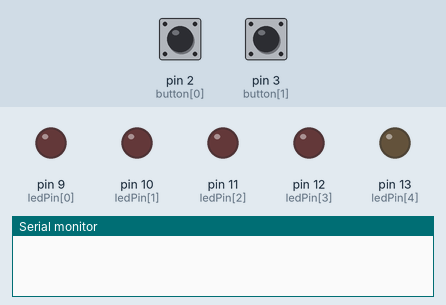
This sketch was run on a simulated Arduino Nano, built with avr-gcc and run on an emulated ATmega328P. Shown: output pins drawn as LEDs (lit = HIGH), the last lines printed to the serial monitor. Dashed ring = blinking. The inputs (shaded band) are chosen by the test bench; at power-on: pin 2 (button[0]) HIGH, pin 3 (button[1]) HIGH.

Above: at 1.2 s.
1.3 s: pin 2 (button[0]) pulled LOW for 1 s
At 3.3 s:
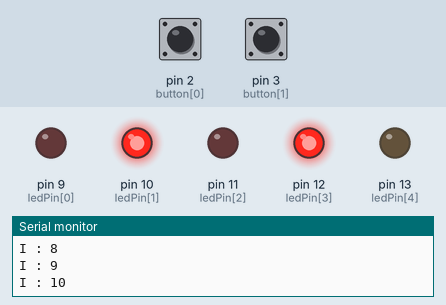
4.3 s: pin 3 (button[1]) pulled LOW for 0.15 s
At 4.9 s:
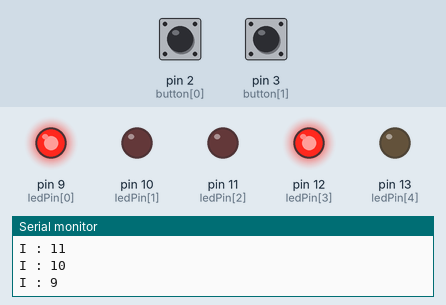
5.9 s: pin 3 (button[1]) pulled LOW for 1 s
At 7.8 s:
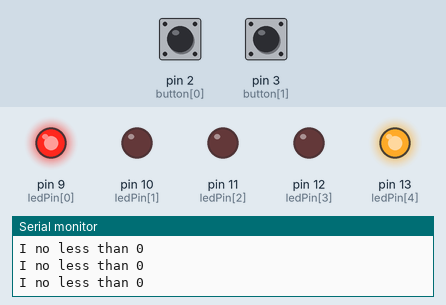
8.9 s: pin 2 (button[0]) pulled LOW for 3.2 s
At 10.8 s:
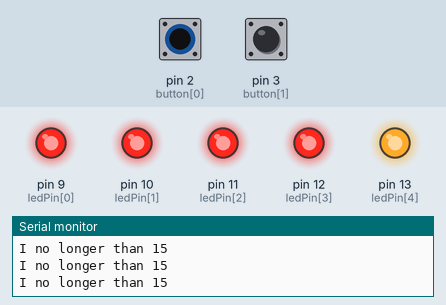
13.6 s: pin 3 (button[1]) pulled LOW for 3.2 s
At 13.75 s:
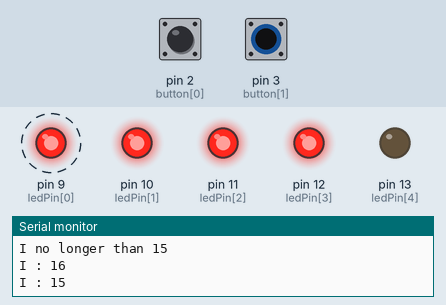
18.3 s: pin 3 (button[1]) pulled LOW for 0.15 s
At 19.1 s:
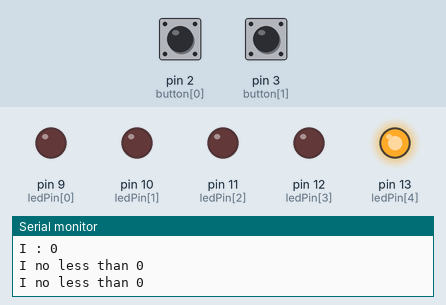
Timing chart, 0 to 20.9 s (numbered marks = the images above; inputs shaded):
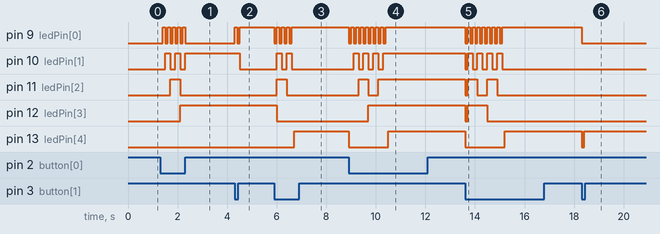

The sketch:

binary_digi2digi.ino
```cpp
 const int ledPin[5] = {9,10,11,12,13};
 const int button[2] = {2,3};
 int i=0;
void setup() {
  Serial.begin(9600);
  for(int i= 0;i<2;i++){
    pinMode(button[i], INPUT);
  }
  for(int i=0;i<5;i++){
    pinMode(ledPin[i], OUTPUT);
  }
}

void loop() {
  int button1;
  int button2;
  int decimal;


  button1 = digitalRead(button[0]);
  button2 = digitalRead(button[1]);
  while(button1 == 0 &&i<=15){
      decimal = i;
      button1 = digitalRead(button[0]);

      Serial.print("I : ");
      Serial.println(i);

      for(int j = 0;j<4;j++){
        led_blink_binary(decimal >> j & 1,ledPin[j]);
      }

      digitalWrite(ledPin[4], LOW);
      i++;
      delay(100);
    while(i >15 && button1 ==0 ){

      button1 = digitalRead(button[0]);
      Serial.println("I no longer than 15");

      digitalWrite(ledPin[4], HIGH);


      delay(100);

    }

  }
  while(button2 == 0 && i >=0){
      decimal = i;
      button2 = digitalRead(button[1]);

      Serial.print("I : ");
      Serial.println(i);

      for(int j = 0;j<4;j++){
        led_blink_binary(decimal >> j & 1,ledPin[j]);
      }
      digitalWrite(ledPin[4], LOW);
      i--;
      delay(100);
      while(i <= 0 && button2 ==0 ){

        button2 = digitalRead(button[1]);
        Serial.println("I no less than 0");

        digitalWrite(ledPin[4], HIGH);
        delay(100);

      }
  }
}

void led_blink_binary(int n,int pin){
  if(n == 1){
    digitalWrite(pin, HIGH);
  }else{
    digitalWrite(pin, LOW);
  }
}
```

Measured:
- after the input at 1.3 s, pin 9 (ledPin[0]): alternates HIGH for 0.10 s and LOW for 0.10 s, 10 changes in all, then stays LOW, starting after 0.10 s; pin 10 (ledPin[1]): alternates HIGH for 0.20 s and LOW for 0.20 s, 5 changes in all, then stays HIGH, starting after 0.20 s
- after the input at 4.3 s, pin 9 (ledPin[0]): LOW → HIGH at once, → LOW 0.10 s later, → HIGH 0.10 s later; pin 10 (ledPin[1]): HIGH → LOW after 0.20 s
- after the input at 5.9 s, pin 9 (ledPin[0]): alternates HIGH for 0.10 s and LOW for 0.10 s, 8 changes in all, then stays HIGH, starting at once; pin 10 (ledPin[1]): alternates HIGH for 0.20 s and LOW for 0.20 s, 4 changes in all, then stays LOW, starting after 0.10 s
- after the input at 8.9 s, pin 9 (ledPin[0]): alternates HIGH for 0.10 s and LOW for 0.10 s, 16 changes in all, then stays HIGH, starting at once; pin 10 (ledPin[1]): alternates HIGH for 0.20 s and LOW for 0.20 s, 7 changes in all, then stays HIGH, starting after 0.20 s
- after the input at 13.6 s, pin 9 (ledPin[0]): alternates HIGH for 0.10 s and LOW for 0.10 s, 16 changes in all, then stays HIGH, starting at once; pin 10 (ledPin[1]): HIGH → LOW at once, then repeats every 0.40 s: HIGH 0.20 s, LOW 0.20 s, until it stays LOW from 15.1 s
- after the input at 18.3 s, pin 9 (ledPin[0]): HIGH → LOW at once; pin 13 (ledPin[4]): HIGH → LOW at once, → HIGH 0.10 s later
